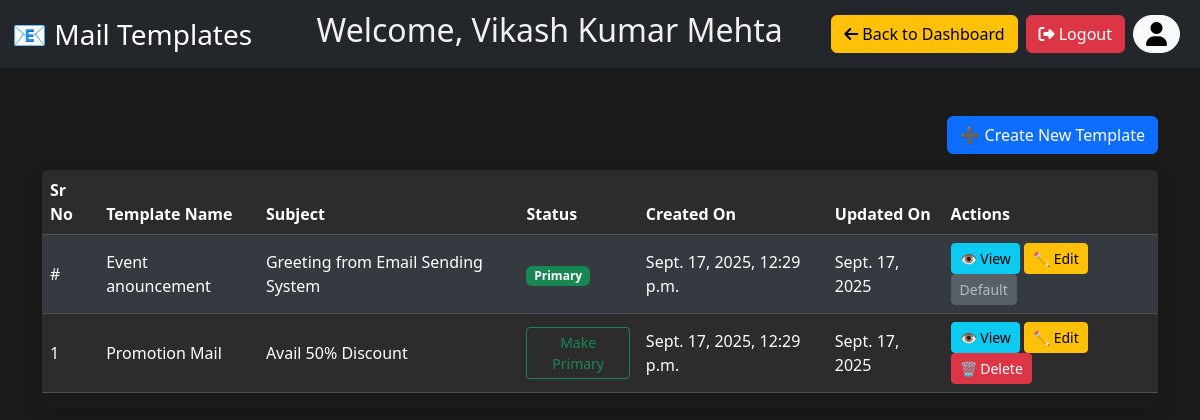
Page /user/templates/ (signed in) on the earlier database version.
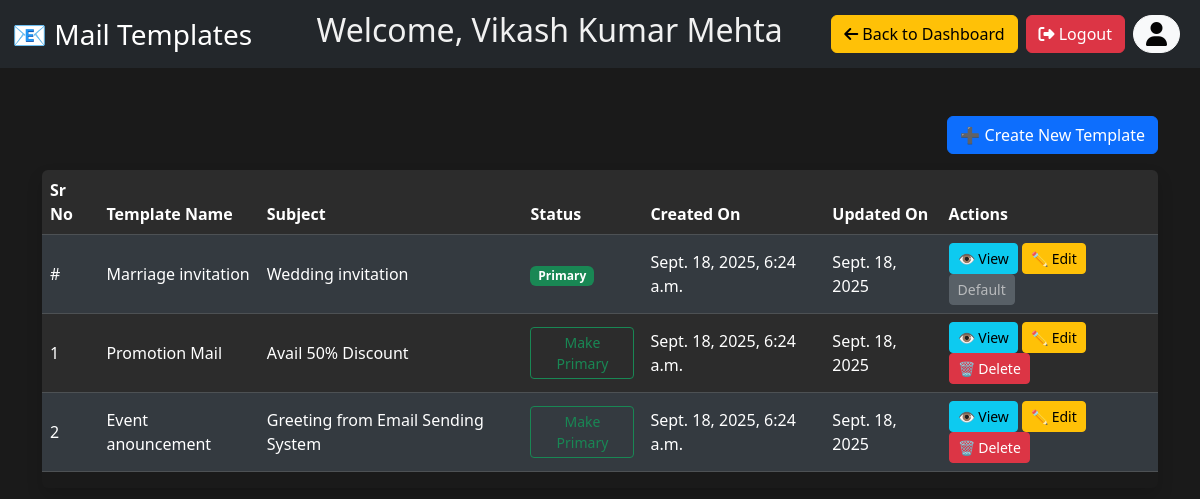
Same page on the later database version.
### CreateUser/models.py (models this page shows, shortened)
class emailUsers(models.Model):
    name = models.CharField(max_length=100)
    email_address = models.EmailField(unique=True)
    email_password = models.CharField(max_length=200)
    email_host = models.CharField(max_length=100, default="smtp.gmail.com")
    email_port = models.IntegerField(default=587)
    use_tls = models.BooleanField(default=True)
    login_password = models.CharField(max_length=50, null=False, default="test1234")
    post = models.CharField(max_length=100, null=True)
    department = models.CharField(max_length=150, null=True)
    about_you = models.CharField(max_length=500, null=True, default='')
    image = models.ImageField(upload_to='images/', default='default.png')
    personalEmail = models.EmailField(null=True)
    dob = models.DateField(default=datetime.now, null=True)
    fatherName = models.CharField(max_length=150, null=True)
    address = models.CharField(max_length=500, default='', null=True)

### EmailTemplates/models.py (models this page shows, shortened)
class Template(models.Model):
    template_name = models.CharField(max_length=100)
    user = models.ForeignKey(emailUsers, on_delete=models.CASCADE)
    subject = models.CharField(max_length=500, null=True)
    body = models.TextField(null=True)
    created_at = models.DateTimeField(auto_now=True)
    updated_at = models.DateField(null=True, auto_now=True)
    primary = models.BooleanField(default=False)
    no_of_time_used = models.IntegerField(default=0)

### EmailTemplates/views.py (the view)
# urls.py: path('',views.Templates, name='templates'),
def Templates(request):
    user_id = request.session.get('user_id')
    if not user_id:
        messages.error(request, "Login First")
        return redirect('Login')
    templates = Template.objects.filter(user = emailUsers.objects.get(id=user_id))
    template_list = []
    for t in templates:
        if not t.primary:
            template_list.append({
                    'id':t.id,
                    'template_name' : t.template_name,
                    'subject' : t.subject,
                    'created_at':t.created_at,
                    'updated_at':t.updated_at,
                })
        else:
            primary_template = {
                'id':t.id,
                'template_name' : t.template_name,
                'subject' : t.subject,
                'created_at':t.created_at,
                'updated_at':t.updated_at,
            }
    name = emailUsers.objects.get(id=user_id).name
    return render(request, 'EmailTemplates/templates.html',{
        'templates':template_list,
        'primary_template':primary_template,
        'title':f"{name} -Template list",
        'username':name
    })

### templates/EmailTemplates/templates.html (shortened to what this page needs)
{% extends "CreateUser/base.html" %}
{% load static %}
{% block content %}
<nav class="navbar navbar-expand-lg navbar-dark bg-dark">
    <div class="container-fluid">
        <a class="navbar-brand fs-3" href=" {% url "templates" %} ">📧 Mail Templates</a>
        <h2>Welcome, {{username}}</h2>
        <div class="d-flex align-items-center">
            <a href="{% url "dashboard" %}" class="btn btn-warning me-2">
            <i class="fa-solid fa-arrow-left"></i> Back to Dashboard
            </a>
            <a href="{% url 'logout' %}" class="btn btn-danger me-2">
            <i class="fa-solid fa-right-from-bracket"></i> Logout
            </a>
            <a class="btn btn-light rounded-5 me-2" href="{% url "profile" %}">
            <i class="fa-solid fa-user fa-xl" style="color: #050505ff;"></i>
            </a>
        </div>
    </div>
</nav>
<div class="container mt-5">
    <div class="d-flex justify-content-between align-items-center mb-3">
        <a href=" {% url "createTemplate" %} " class="btn btn-primary">➕ Create New Template</a>
    </div>
    <div class="table-responsive shadow rounded">
        <table class="table table-dark table-striped table-hover align-middle">
            <thead>
                <tr>
                    <th>Sr No</th>
                    <th>Template Name</th>
                    <th>Subject</th>
                    <th>Status</th>
                    <th>Created On</th>
                    <th>Updated On</th>
                    <th>Actions</th>
                </tr>
            </thead>
            <tbody>
                <tr>
                    <td>#</td>
                    <td>{{primary_template.template_name}}</td>
                    <td>{{primary_template.subject}}</td>
                    <td><span class="badge bg-success">Primary</span></td>
                    <td>{{primary_template.created_at}}</td>
                    <td>{{primary_template.updated_at}}</td>
                    <td>
                        <a href=" {% url "viewTemplate" primary_template.id %} " class="btn btn-sm btn-info">👁 View</a>
                        <a href=" {% url "editTemplate" primary_template.id %} " class="btn btn-sm btn-warning">✏ Edit</a>
                        <button class="btn btn-sm btn-secondary" disabled>Default</button>
                    </td>
                </tr>
                {% for t in templates %}
                <tr>
                    <td> {{forloop.counter}} </td>
                    <td>{{t.template_name}}</td>
                    <td>{{t.subject}}</td>
                    <td><a href=" {% url "primary" t.id %} " class="btn btn-sm btn-outline-success">Make Primary</a></td>
                    <td>{{t.created_at}}</td>
                    <td>{{t.updated_at}}</td>
                    <td>
                        <a href=" {% url "viewTemplate" t.id %} " class="btn btn-sm btn-info">👁 View</a>
                        <a href=" {% url "editTemplate" t.id %} " class="btn btn-sm btn-warning">✏ Edit</a>
                        <a href=" {% url "deleteTemplate" t.id %} " class="btn btn-sm btn-danger"
                           onclick="return confirm('Are you sure you want to delete this template?');">
                           🗑 Delete
                        </a>
                    </td>
                    {% endfor %}
                </tr>
            </tbody>
        </table>
    </div>
</div>
{% endblock %}

### templates/CreateUser/base.html (shortened to what this page needs)
{% load static %}
<!DOCTYPE html>
<html lang="en">
<head>
    <link href="https://cdn.jsdelivr.net/npm/bootstrap@5.3.8/dist/css/bootstrap.min.css" rel="stylesheet">
    <link rel="stylesheet" href="https://cdnjs.cloudflare.com/ajax/libs/font-awesome/6.4.0/css/all.min.css">
    <link rel="stylesheet" href="{% static "css/CreateUser/style.css" %} ">
</head>
<body>
    {% block content %}
    {% endblock %}
</body>
</html>

### static/css/CreateUser/style.css (style rules this page uses)
body { background-color: #1a1a1a; color: #f1f1f1; }
.navbar { background-color: #23272b !important; opacity: blur(5px); }
.table-dark { --bs-table-bg: #2c2c2c; --bs-table-striped-bg: #343a40; --bs-table-hover-bg: #3c4248; }
.btn-primary { background-color: #0d6efd; border-color: #0d6efd; }
.btn-info { background-color: #0dcaf0; border-color: #0dcaf0; }
.btn-warning { background-color: #ffc107; border-color: #ffc107; }
.btn-danger { background-color: #dc3545; border-color: #dc3545; }

Differences in the rows shown:
added Template: template_name "Marriage invitation", subject "Wedding invitation", created_at "Sept. 18, 2025, 6:24 a.m.", updated_at "Sept. 18, 2025"
Other differences:
{{ primary_template.template_name }}: "Event anouncement" → "Marriage invitation"
{{ primary_template.subject }}: "Greeting from Email Sending System" → "Wedding invitation"
{{ primary_template.created_at }}: "Sept. 17, 2025, 12:29 p.m." → "Sept. 18, 2025, 6:24 a.m."
{{ primary_template.updated_at }}: "Sept. 17, 2025" → "Sept. 18, 2025"
new list line: "1 Make Primary 👁 View ✏ Edit 🗑 Delete"
new list line: "Promotion Mail Avail 50% Discount Sept. 18, 2025, 6:24 a.m. Sept. 18, 2025"
new list line: "2 Make Primary 👁 View ✏ Edit 🗑 Delete"
new list line: "Event anouncement Greeting from Email Sending System Sept. 18, 2025, 6:24 a.m. Sept. 18, 2025"
list line gone: "1 Make Primary 👁 View ✏ Edit 🗑 Delete"
list line gone: "Promotion Mail Avail 50% Discount Sept. 17, 2025, 12:29 p.m. Sept. 17, 2025"
